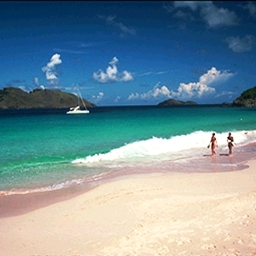
#> input picture FFT/1.jpg, 256 x 256 px
$ python fft2.py   (Python 2 division)
#> lines starting #> are read from the running program, lines starting #| are printed output that depends on the picture
#> further down, i is the input picture: PIL image 256x256 RGB; mean R, G, B 116.4, 144.3, 153.8
import numpy as np
import Image


def modifyFFT(im):
#> called with im = '1.jpg'
	i = Image.open(im)
	i = i.convert('L')    #convert to grayscale
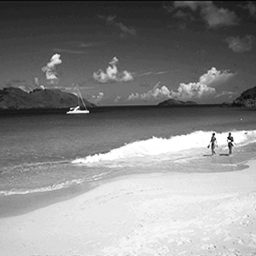
#> i: PIL image 256x256 L; min 6, max 255, mean 137
	s = np.asarray(i) # to array


	F = np.fft.rfft2(s)
	print F
#> (printed output is left out)
	#print F.shape # 256*129
	n = 256
	m = n/2
	p = lambda z: (abs(np.real(z))/m,abs(np.imag(z))/m)

	t = [p(r) for r in F] # t is 256*2*129 array of tuples of (amplitude,frequency)
#> t = 256 items


	import heapq
	def minkval(a,k):
		v = np.sort(a)
		return v[k]

	sin_freq = []
	cos_freq = []
	for j in range(0,256):
		mean1 = np.mean(t[j][0])
		mean2 = np.mean(t[j][1])
		cutoff1 = mean1
		cutoff2 = mean2

		for i in range(0,len(t[j][0])):
			if(t[j][0][i] < cutoff1):
				F[j][i]=0
			else:
				cos_freq.append(i)   # ????
			if(t[j][1][i] < cutoff2):
				F[j][i]=0
			else:
				sin_freq.append(i)   # ????
#> this loop made 256 passes
#> (mean1, mean2, cutoff1, cutoff2) on passes 1 to 3: (621.8, 87.39, 621.8, 87.39), (70.61, 229.3, 70.61, 229.3), (81.62, 91.3, 81.62, 91.3)
#> after the loop, cos_freq = 8274 values, max 128 at index 4942, min 0 at index 0, mean 31.29; sin_freq = 9514 values, max 128 at index 3304, min 0 at index 24, mean 35.5


	c = np.fft.irfft2(F) # take the inverse fft
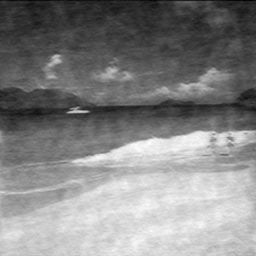
#> c: shape (256, 256) float64; min -146.1, max 135.6, mean 0; drawn with min black and max white
	return c


i = Image.open('1.jpg')
modifyFFT('1.jpg');

$ run again, with FFT/50perc-retained.png saved as FFT/1.jpg
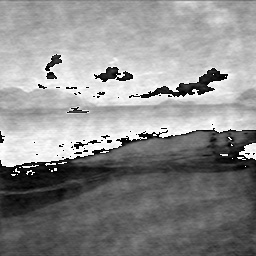
#> input picture FFT/50perc-retained.png, 256 x 256 px
#> i is the input picture: PIL image 256x256 L; min 0, max 255, mean 140.2
#> (printed output is left out)
#> t = 256 items
#> the loop in modifyFFT, `for j in range(0,256):` made 256 passes
#> (mean1, mean2, cutoff1, cutoff2) on passes 1 to 3: (613.7, 58.83, 613.7, 58.83), (91.6, 192.1, 91.6, 192.1), (94.01, 85.54, 94.01, 85.54)
#> after the loop in modifyFFT, `for j in range(0,256):`: cos_freq = 11141 values, max 128 at index 618, min 0 at index 0, mean 43.61; sin_freq = 11202 values, max 128 at index 496, min 0 at index 24, mean 43.27
#> in modifyFFT, `c = np.fft.irfft2(F)`:
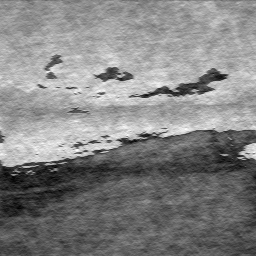
#> c: shape (256, 256) float64; min -169.2, max 157.3, mean 0; drawn with min black and max white
